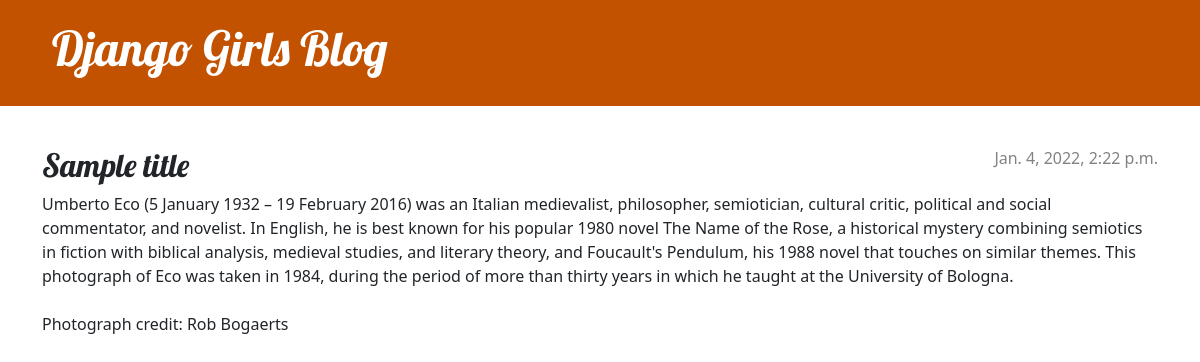
The app's page /post/1/ with its own data.
### blog/models.py (models this page shows, shortened)
class Post(models.Model):
    author = models.ForeignKey(settings.AUTH_USER_MODEL, on_delete=models.CASCADE)
    title = models.CharField(max_length=200)
    text = models.TextField()
    created_date = models.DateTimeField(default=timezone.now)
    published_date = models.DateTimeField(blank=True, null=True)

### blog/views.py (the view)
# urls.py: path('post/<int:pk>/', views.post_detail, name='post_detail'),
def post_detail(request, pk):
    post = get_object_or_404(Post, pk=pk)
    return render(request, 'blog/post_detail.html', {'post': post})

### blog/templates/blog/post_detail.html (shortened to what this page needs)
{% extends 'blog/base.html' %}
{% block content %}
<article class="post">
    {% if post.published_date %}
    <time class="date">
        {{ post.published_date }}
    </time>
    {% endif %}
    <h2>{{ post.title }}</h2>
    <p>{{ post.text|linebreaksbr }}</p>
</article>
{% endblock %}

### blog/static/css/blog.css (style rules this page uses)
h1, h2, h3, h4 { font-family: 'Lobster', cursive; }
.date { color: #828282; }
.post { margin-bottom: 70px; }
.post > .date, .post > .actions { float: right; }

### records on screen
Post: published_date "Jan. 4, 2022, 2:22 p.m.", title "Sample title", text "Umberto Eco (5 January 1932 – 19 February 2016) was an Italian medievalist, philosopher, semiotician, cultural critic, political and social commentator, and novelist. In English, he is best known for his popular 1980 novel The Name of the Rose, a historical mystery combining semiotics in fiction with biblical analysis, medieval studies, and literary theory, and Foucault's Pendulum, his 1988 novel that touches on similar themes. This photograph of Eco was taken in 1984, during the period of more than thirty years in which he taught at the University of Bologna. Photograph credit: Rob Bogaerts"
